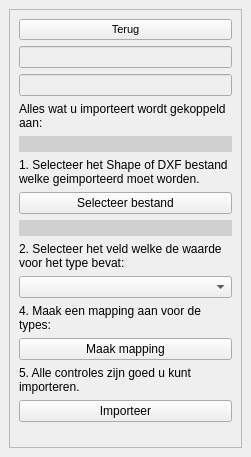
<?xml version="1.0" encoding="UTF-8"?>
<ui version="4.0">
 <class>OivObjectenDockWidgetBase</class>
 <widget class="QDockWidget" name="OivObjectenDockWidgetBase">
  <property name="geometry">
   <rect>
    <x>0</x>
    <y>0</y>
    <width>251</width>
    <height>457</height>
   </rect>
  </property>
  <property name="features">
   <set>QDockWidget::DockWidgetFloatable|QDockWidget::DockWidgetMovable</set>
  </property>
  <property name="windowTitle">
   <string>Importeer bestand</string>
  </property>
  <widget class="QWidget" name="dockWidgetContents">
   <layout class="QGridLayout" name="gridLayout">
    <item row="0" column="0">
     <widget class="QScrollArea" name="scrollArea">
      <property name="widgetResizable">
       <bool>true</bool>
      </property>
      <widget class="QWidget" name="scrollAreaWidgetContents">
       <property name="geometry">
        <rect>
         <x>0</x>
         <y>0</y>
         <width>231</width>
         <height>415</height>
        </rect>
       </property>
       <layout class="QVBoxLayout" name="verticalLayout_2">
        <item>
         <layout class="QVBoxLayout" name="verticalLayout">
          <item>
           <widget class="QPushButton" name="terug">
            <property name="enabled">
             <bool>true</bool>
            </property>
            <property name="font">
             <font>
              <pointsize>8</pointsize>
              <weight>50</weight>
              <bold>false</bold>
             </font>
            </property>
            <property name="text">
             <string>Terug</string>
            </property>
            <property name="checkable">
             <bool>true</bool>
            </property>
           </widget>
          </item>
          <item>
           <widget class="QLineEdit" name="bouwlaag_id">
            <property name="enabled">
             <bool>false</bool>
            </property>
           </widget>
          </item>
          <item>
           <widget class="QLineEdit" name="object_id">
            <property name="enabled">
             <bool>false</bool>
            </property>
           </widget>
          </item>
          <item>
           <widget class="QLabel" name="label1_2">
            <property name="text">
             <string>Alles wat u importeert wordt gekoppeld aan:</string>
            </property>
            <property name="wordWrap">
             <bool>true</bool>
            </property>
           </widget>
          </item>
          <item>
           <widget class="QLineEdit" name="object">
            <property name="enabled">
             <bool>false</bool>
            </property>
            <property name="styleSheet">
             <string notr="true">background-color: rgb(208, 208, 208);
border-color: rgba(255, 255, 255, 0);</string>
            </property>
            <property name="frame">
             <bool>false</bool>
            </property>
           </widget>
          </item>
          <item>
           <widget class="QLabel" name="label1">
            <property name="text">
             <string>1. Selecteer het Shape of DXF bestand welke geimporteerd moet worden.</string>
            </property>
            <property name="wordWrap">
             <bool>true</bool>
            </property>
           </widget>
          </item>
          <item>
           <widget class="QPushButton" name="select_file">
            <property name="text">
             <string>Selecteer bestand</string>
            </property>
           </widget>
          </item>
          <item>
           <widget class="QLineEdit" name="bestandsnaam">
            <property name="enabled">
             <bool>false</bool>
            </property>
            <property name="styleSheet">
             <string notr="true">background-color: rgb(208, 208, 208);
border-color: rgba(255, 255, 255, 0);</string>
            </property>
            <property name="frame">
             <bool>false</bool>
            </property>
           </widget>
          </item>
          <item>
           <widget class="QLabel" name="label3">
            <property name="text">
             <string>2. Selecteer het veld welke de waarde voor het type bevat:</string>
            </property>
            <property name="wordWrap">
             <bool>true</bool>
            </property>
           </widget>
          </item>
          <item>
           <widget class="QComboBox" name="type"/>
          </item>
          <item>
           <widget class="QLabel" name="label6">
            <property name="text">
             <string>4. Maak een mapping aan voor de types:</string>
            </property>
            <property name="wordWrap">
             <bool>true</bool>
            </property>
           </widget>
          </item>
          <item>
           <widget class="QPushButton" name="mapping">
            <property name="text">
             <string>Maak mapping</string>
            </property>
           </widget>
          </item>
          <item>
           <widget class="QLabel" name="label7">
            <property name="text">
             <string>5. Alle controles zijn goed u kunt importeren.</string>
            </property>
            <property name="wordWrap">
             <bool>true</bool>
            </property>
           </widget>
          </item>
          <item>
           <widget class="QPushButton" name="import_file">
            <property name="text">
             <string>Importeer</string>
            </property>
           </widget>
          </item>
          <item>
           <spacer name="verticalSpacer_2">
            <property name="orientation">
             <enum>Qt::Vertical</enum>
            </property>
            <property name="sizeHint" stdset="0">
             <size>
              <width>0</width>
              <height>0</height>
             </size>
            </property>
           </spacer>
          </item>
         </layout>
        </item>
       </layout>
      </widget>
     </widget>
    </item>
   </layout>
  </widget>
 </widget>
 <resources/>
 <connections/>
</ui>
